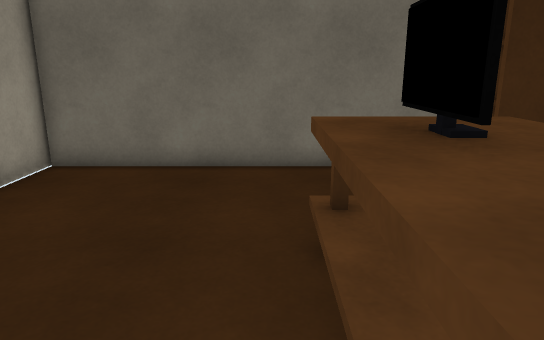
view 1 (above)

16 first-person views from a walk through a Unity game level. The camera is 1.4 m above the floor, tilts 14° down and sees 70° across. The floor is counted in squares, 0.5 m on a side. Each view is taken from the middle of a square. On the plan, view 1 faces up. The plan holds only what a view shows up to about 20 squares ahead; the rest is blank. The player character is not drawn.

view 2
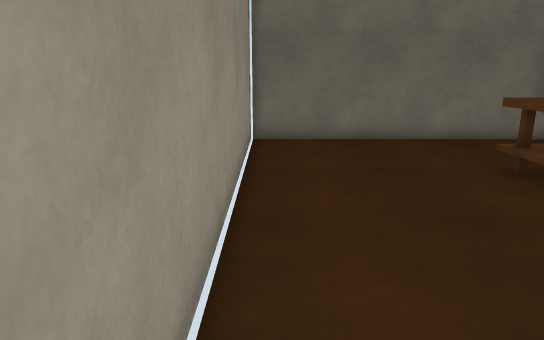

view 3
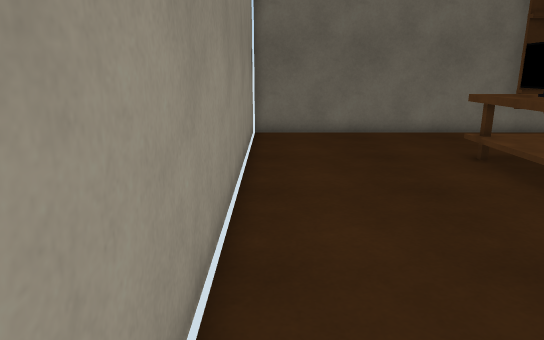

view 4
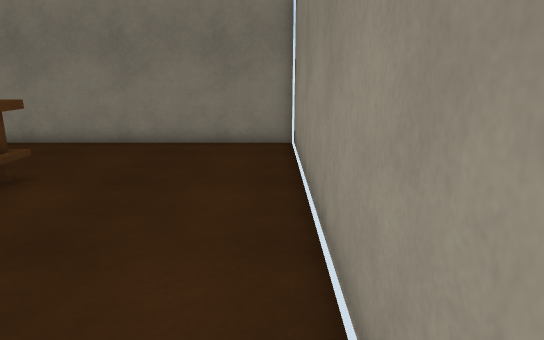

view 5
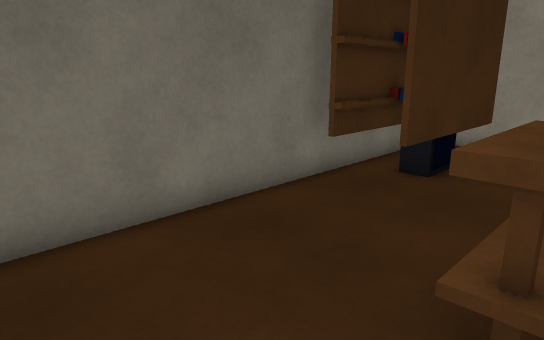

view 6
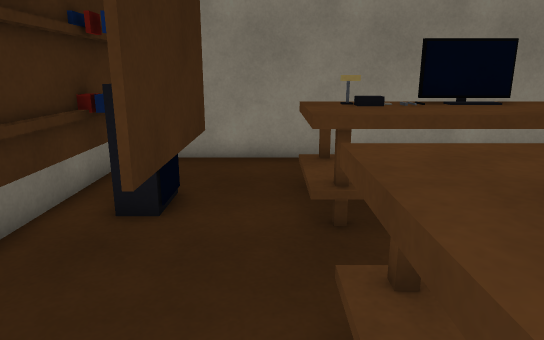

view 7
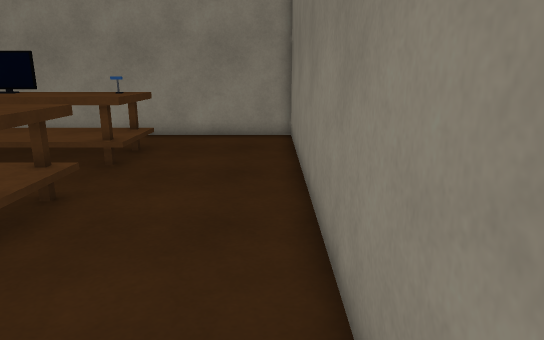

view 8
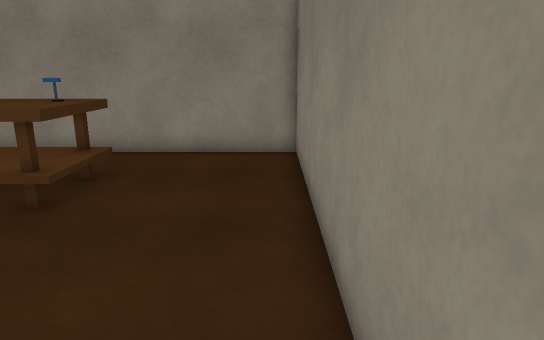

view 9
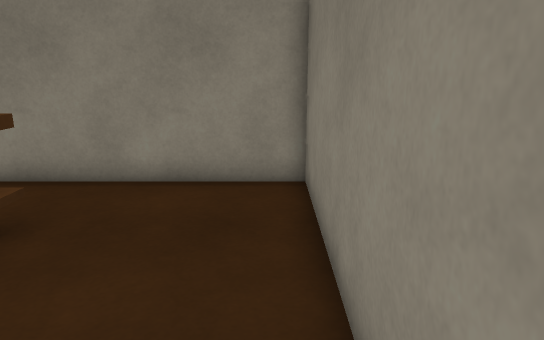

view 10
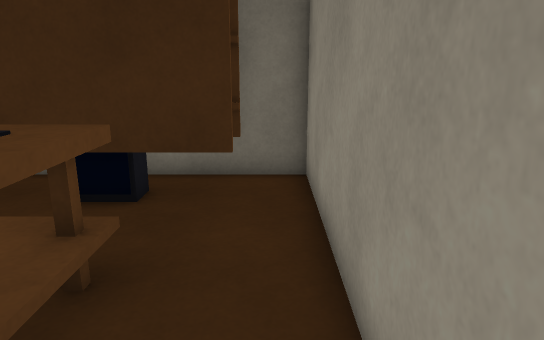

view 11
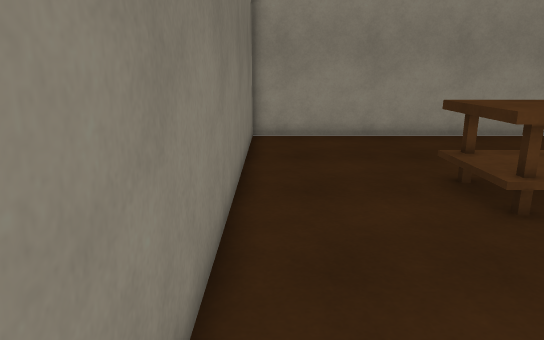

view 12
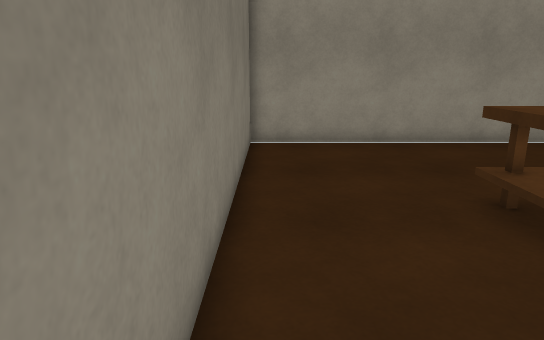

view 13
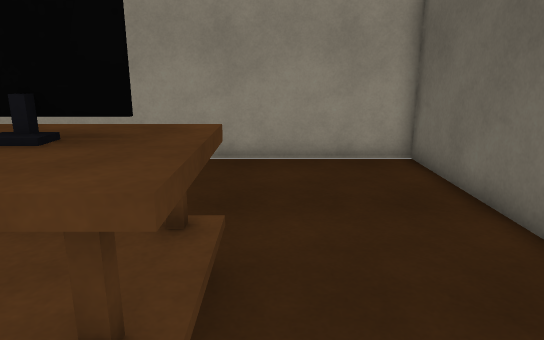

view 14
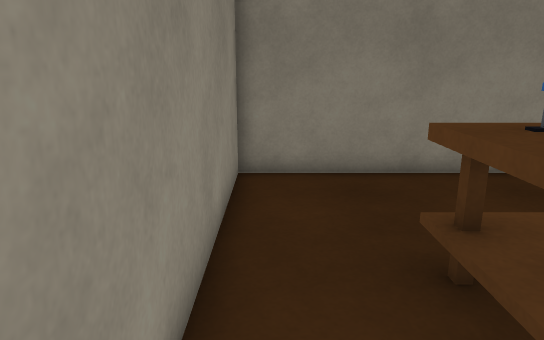

view 15
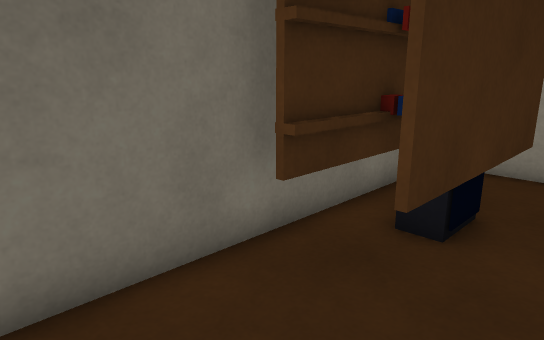

view 16
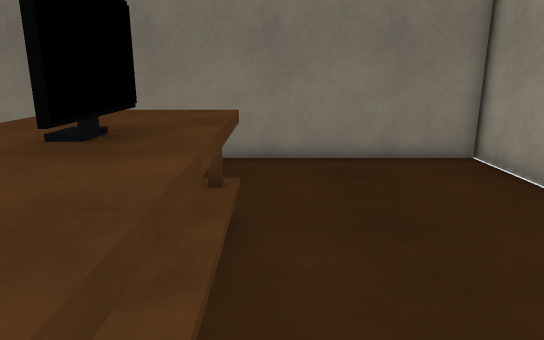

### Floor plan
Key: @ floor where view 1 was taken; # wall or solid block; . floor; T thing the floor can be seen under or through; O other object.
Columns run from 7 left of view 1 to 13 right of it. Each row starts with its distance up from view 1.
 12 #####################
 11 #...........OOOO  #.#
 10 #.............###...#
  9 #...........OOOOOO#.#
  8 #...................#
  7 #...................#
  6 #.......TT##. ####..#
  5 #.......TT##. ####..#
  4 #.......T###  ####  #
  3 #.......##    ###  .#
  2 #.......##    ###   #
  1 #.......T##   ###  .#
  0 #......@TT##  #### .#
 -1 #.......TTTT. ##TT..#
 -2 #.......TTTT. #TTT..#
 -3 #.......T  ...   ...#
 -4 #...................#
 -5 #...................#
 -6 #...................#
 -7 #...................#
 -8 #####################

Positions as (right, up) in squares from view 1, and headings:
1: (0, 0), facing up
2: (-6, -5), facing up
3: (-6, -7), facing up
4: (-6, 8), facing down
5: (-3, 5), facing up-right
6: (0, 7), facing right
7: (-5, -7), facing right
8: (-1, -7), facing right
9: (3, -7), facing right
10: (12, 1), facing up
11: (11, -7), facing left
12: (9, -7), facing left
13: (6, 7), facing left
14: (12, 3), facing down
15: (1, 7), facing up-right
16: (0, 5), facing down
